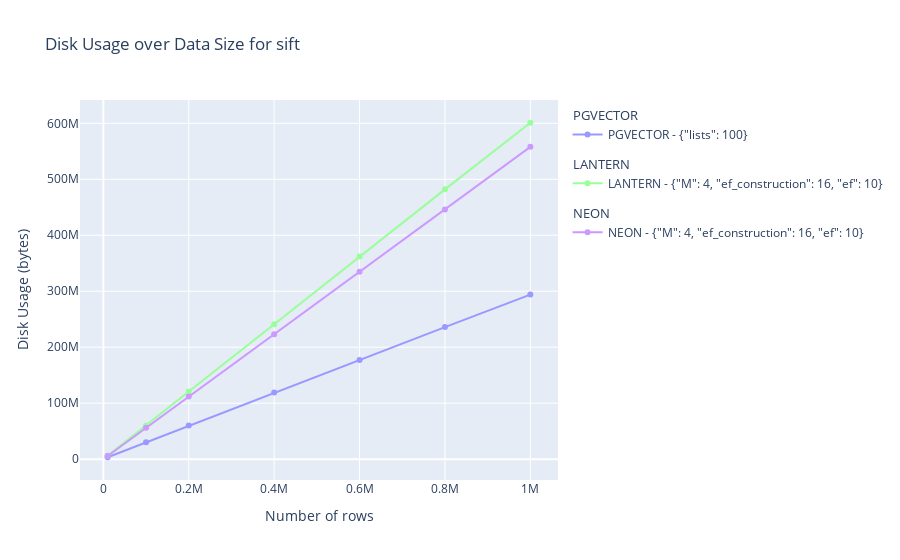
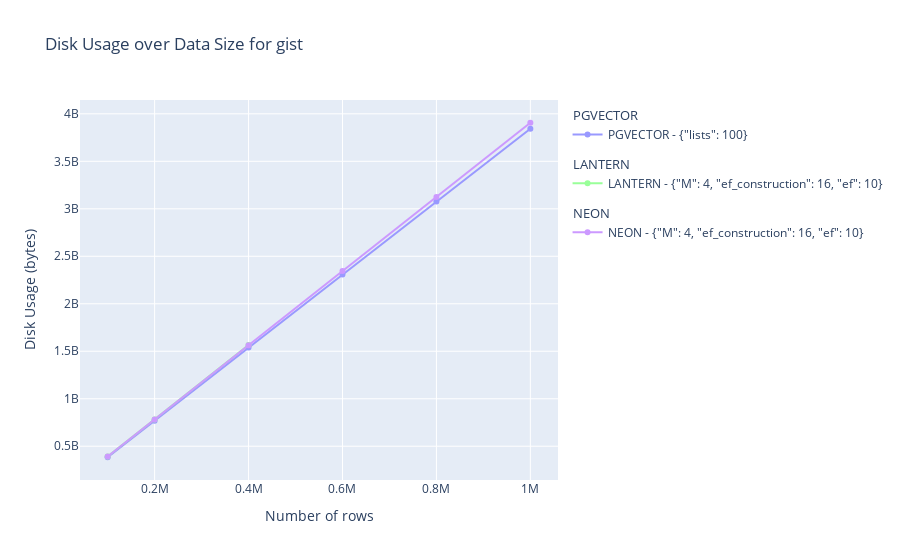

Notebook cell for these charts, in order:
### Markdown cell above
# Plot data

### Code cell
from utils.constants import Dataset
from scripts.disk_usage_experiment import plot_results
plot_results(Dataset.SIFT)
plot_results(Dataset.GIST)

### Figure 1 — Plotly figure (JSON) as saved in the notebook; plotly's stock layout.template omitted (floating-point values rounded to 4 significant figures)
{"data": [{"legendgroup": "PGVECTOR", "legendgrouptitle": {"text": "PGVECTOR"}, "marker": {"color": "rgb(153,153,255)"}, "mode": "lines+markers", "name": "PGVECTOR - {\"lists\": 100}", "type": "scatter", "x": [10000, 100000, 200000, 400000, 600000, 800000, 1000000], "y": [3416000, 30000000, 60000000, 119000000, 177000000, 236000000, 294000000]}, {"legendgroup": "LANTERN", "legendgrouptitle": {"text": "LANTERN"}, "marker": {"color": "rgb(153,255,153)"}, "mode": "lines+markers", "name": "LANTERN - {\"M\": 4, \"ef_construction\": 16, \"ef\": 10}", "type": "scatter", "x": [10000, 100000, 200000, 400000, 600000, 800000, 1000000], "y": [6200000, 60000000, 121000000, 241000000, 362000000, 482000000, 601000000]}, {"legendgroup": "NEON", "legendgrouptitle": {"text": "NEON"}, "marker": {"color": "rgb(204,153,255)"}, "mode": "lines+markers", "name": "NEON - {\"M\": 4, \"ef_construction\": 16, \"ef\": 10}", "type": "scatter", "x": [10000, 100000, 200000, 400000, 600000, 800000, 1000000], "y": [5720000, 56000000, 112000000, 223000000, 335000000, 446000000, 558000000]}], "layout": {"autosize": true, "title": {"text": "Disk Usage over Data Size for sift"}, "xaxis": {"autorange": true, "range": [-48410.0, 1058000.0], "title": {"text": "Number of rows"}, "type": "linear"}, "yaxis": {"autorange": true, "range": [-45900000.0, 650300000.0], "title": {"text": "Disk Usage (bytes)"}, "type": "linear"}}}

### Figure 2 — Plotly figure (JSON) as saved in the notebook; plotly's stock layout.template omitted (floating-point values rounded to 4 significant figures)
{"data": [{"legendgroup": "PGVECTOR", "legendgrouptitle": {"text": "PGVECTOR"}, "marker": {"color": "rgb(153,153,255)"}, "mode": "lines+markers", "name": "PGVECTOR - {\"lists\": 100}", "type": "scatter", "x": [100000, 200000, 400000, 600000, 800000, 1000000], "y": [384000000, 769000000, 1539000000, 2308000000, 3077000000, 3842000000]}, {"legendgroup": "LANTERN", "legendgrouptitle": {"text": "LANTERN"}, "marker": {"color": "rgb(153,255,153)"}, "mode": "lines+markers", "name": "LANTERN - {\"M\": 4, \"ef_construction\": 16, \"ef\": 10}", "type": "scatter", "x": [100000, 200000, 400000], "y": [391000000, 782000000, 1565000000]}, {"legendgroup": "NEON", "legendgrouptitle": {"text": "NEON"}, "marker": {"color": "rgb(204,153,255)"}, "mode": "lines+markers", "name": "NEON - {\"M\": 4, \"ef_construction\": 16, \"ef\": 10}", "type": "scatter", "visible": true, "x": [100000, 200000, 400000, 600000, 800000, 1000000], "y": [391000000, 781000000, 1563000000, 2344000000, 3125000000, 3906000000]}], "layout": {"autosize": true, "title": {"text": "Disk Usage over Data Size for gist"}, "xaxis": {"autorange": true, "range": [46900.0, 1053000.0], "title": {"text": "Number of rows"}, "type": "linear"}, "yaxis": {"autorange": true, "range": [93350000.0, 4197000000.0], "title": {"text": "Disk Usage (bytes)"}, "type": "linear"}}}
